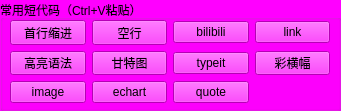
   <widget class="QGroupBox" name="groupBox">
    <property name="geometry">
     <rect>
      <x>10</x>
      <y>410</y>
      <width>341</width>
      <height>111</height>
     </rect>
    </property>
    <property name="palette">
     <palette>
      <active>
       <colorrole role="WindowText">
        <brush brushstyle="SolidPattern">
         <color alpha="255">
          <red>0</red>
          <green>0</green>
          <blue>0</blue>
         </color>
        </brush>
       </colorrole>
       <colorrole role="Button">
        <brush brushstyle="SolidPattern">
         <color alpha="255">
          <red>255</red>
          <green>0</green>
          <blue>255</blue>
         </color>
        </brush>
       </colorrole>
       <colorrole role="Light">
        <brush brushstyle="SolidPattern">
         <color alpha="255">
          <red>255</red>
          <green>127</green>
          <blue>255</blue>
         </color>
        </brush>
       </colorrole>
       <colorrole role="Midlight">
        <brush brushstyle="SolidPattern">
         <color alpha="255">
          <red>255</red>
          <green>63</green>
          <blue>255</blue>
         </color>
        </brush>
       </colorrole>
       <colorrole role="Dark">
        <brush brushstyle="SolidPattern">
         <color alpha="255">
          <red>127</red>
          <green>0</green>
          <blue>127</blue>
         </color>
        </brush>
       </colorrole>
       <colorrole role="Mid">
        <brush brushstyle="SolidPattern">
         <color alpha="255">
          <red>170</red>
          <green>0</green>
          <blue>170</blue>
         </color>
        </brush>
       </colorrole>
       <colorrole role="Text">
        <brush brushstyle="SolidPattern">
         <color alpha="255">
          <red>0</red>
          <green>0</green>
          <blue>0</blue>
         </color>
        </brush>
       </colorrole>
       <colorrole role="BrightText">
        <brush brushstyle="SolidPattern">
         <color alpha="255">
          <red>255</red>
          <green>255</green>
          <blue>255</blue>
         </color>
        </brush>
       </colorrole>
       <colorrole role="ButtonText">
        <brush brushstyle="SolidPattern">
         <color alpha="255">
          <red>0</red>
          <green>0</green>
          <blue>0</blue>
         </color>
        </brush>
       </colorrole>
       <colorrole role="Base">
        <brush brushstyle="SolidPattern">
         <color alpha="255">
          <red>255</red>
          <green>255</green>
          <blue>255</blue>
         </color>
        </brush>
       </colorrole>
       <colorrole role="Window">
        <brush brushstyle="SolidPattern">
         <color alpha="255">
          <red>255</red>
          <green>0</green>
          <blue>255</blue>
         </color>
        </brush>
       </colorrole>
       <colorrole role="Shadow">
        <brush brushstyle="SolidPattern">
         <color alpha="255">
          <red>0</red>
          <green>0</green>
          <blue>0</blue>
         </color>
        </brush>
       </colorrole>
       <colorrole role="AlternateBase">
        <brush brushstyle="SolidPattern">
         <color alpha="255">
          <red>255</red>
          <green>127</green>
          <blue>255</blue>
         </color>
        </brush>
       </colorrole>
       <colorrole role="ToolTipBase">
        <brush brushstyle="SolidPattern">
         <color alpha="255">
          <red>255</red>
          <green>255</green>
          <blue>220</blue>
         </color>
        </brush>
       </colorrole>
       <colorrole role="ToolTipText">
        <brush brushstyle="SolidPattern">
         <color alpha="255">
          <red>0</red>
          <green>0</green>
          <blue>0</blue>
         </color>
        </brush>
       </colorrole>
      </active>
      <inactive>
       <colorrole role="WindowText">
        <brush brushstyle="SolidPattern">
         <color alpha="255">
          <red>0</red>
          <green>0</green>
          <blue>0</blue>
         </color>
        </brush>
       </colorrole>
       <colorrole role="Button">
        <brush brushstyle="SolidPattern">
         <color alpha="255">
          <red>255</red>
          <green>0</green>
          <blue>255</blue>
         </color>
        </brush>
       </colorrole>
       <colorrole role="Light">
        <brush brushstyle="SolidPattern">
         <color alpha="255">
          <red>255</red>
          <green>127</green>
          <blue>255</blue>
         </color>
        </brush>
       </colorrole>
       <colorrole role="Midlight">
        <brush brushstyle="SolidPattern">
         <color alpha="255">
          <red>255</red>
          <green>63</green>
          <blue>255</blue>
         </color>
        </brush>
       </colorrole>
       <colorrole role="Dark">
        <brush brushstyle="SolidPattern">
         <color alpha="255">
          <red>127</red>
          <green>0</green>
          <blue>127</blue>
         </color>
        </brush>
       </colorrole>
       <colorrole role="Mid">
        <brush brushstyle="SolidPattern">
         <color alpha="255">
          <red>170</red>
          <green>0</green>
          <blue>170</blue>
         </color>
        </brush>
       </colorrole>
       <colorrole role="Text">
        <brush brushstyle="SolidPattern">
         <color alpha="255">
          <red>0</red>
          <green>0</green>
          <blue>0</blue>
         </color>
        </brush>
       </colorrole>
       <colorrole role="BrightText">
        <brush brushstyle="SolidPattern">
         <color alpha="255">
          <red>255</red>
          <green>255</green>
          <blue>255</blue>
         </color>
        </brush>
       </colorrole>
       <colorrole role="ButtonText">
        <brush brushstyle="SolidPattern">
         <color alpha="255">
          <red>0</red>
          <green>0</green>
          <blue>0</blue>
         </color>
        </brush>
       </colorrole>
       <colorrole role="Base">
        <brush brushstyle="SolidPattern">
         <color alpha="255">
          <red>255</red>
          <green>255</green>
          <blue>255</blue>
         </color>
        </brush>
       </colorrole>
       <colorrole role="Window">
        <brush brushstyle="SolidPattern">
         <color alpha="255">
          <red>255</red>
          <green>0</green>
          <blue>255</blue>
         </color>
        </brush>
       </colorrole>
       <colorrole role="Shadow">
        <brush brushstyle="SolidPattern">
         <color alpha="255">
          <red>0</red>
          <green>0</green>
          <blue>0</blue>
         </color>
        </brush>
       </colorrole>
       <colorrole role="AlternateBase">
        <brush brushstyle="SolidPattern">
         <color alpha="255">
          <red>255</red>
          <green>127</green>
          <blue>255</blue>
         </color>
        </brush>
       </colorrole>
       <colorrole role="ToolTipBase">
        <brush brushstyle="SolidPattern">
         <color alpha="255">
          <red>255</red>
          <green>255</green>
          <blue>220</blue>
         </color>
        </brush>
       </colorrole>
       <colorrole role="ToolTipText">
        <brush brushstyle="SolidPattern">
         <color alpha="255">
          <red>0</red>
          <green>0</green>
          <blue>0</blue>
         </color>
        </brush>
       </colorrole>
      </inactive>
      <disabled>
       <colorrole role="WindowText">
        <brush brushstyle="SolidPattern">
         <color alpha="255">
          <red>127</red>
          <green>0</green>
          <blue>127</blue>
         </color>
        </brush>
       </colorrole>
       <colorrole role="Button">
        <brush brushstyle="SolidPattern">
         <color alpha="255">
          <red>255</red>
          <green>0</green>
          <blue>255</blue>
         </color>
        </brush>
       </colorrole>
       <colorrole role="Light">
        <brush brushstyle="SolidPattern">
         <color alpha="255">
          <red>255</red>
          <green>127</green>
          <blue>255</blue>
         </color>
        </brush>
       </colorrole>
       <colorrole role="Midlight">
        <brush brushstyle="SolidPattern">
         <color alpha="255">
          <red>255</red>
          <green>63</green>
          <blue>255</blue>
         </color>
        </brush>
       </colorrole>
       <colorrole role="Dark">
        <brush brushstyle="SolidPattern">
         <color alpha="255">
          <red>127</red>
          <green>0</green>
          <blue>127</blue>
         </color>
        </brush>
       </colorrole>
       <colorrole role="Mid">
        <brush brushstyle="SolidPattern">
         <color alpha="255">
          <red>170</red>
          <green>0</green>
          <blue>170</blue>
         </color>
        </brush>
       </colorrole>
       <colorrole role="Text">
        <brush brushstyle="SolidPattern">
         <color alpha="255">
          <red>127</red>
          <green>0</green>
          <blue>127</blue>
         </color>
        </brush>
       </colorrole>
       <colorrole role="BrightText">
        <brush brushstyle="SolidPattern">
         <color alpha="255">
          <red>255</red>
          <green>255</green>
          <blue>255</blue>
         </color>
        </brush>
       </colorrole>
       <colorrole role="ButtonText">
        <brush brushstyle="SolidPattern">
         <color alpha="255">
          <red>127</red>
          <green>0</green>
          <blue>127</blue>
         </color>
        </brush>
       </colorrole>
       <colorrole role="Base">
        <brush brushstyle="SolidPattern">
         <color alpha="255">
          <red>255</red>
          <green>0</green>
          <blue>255</blue>
         </color>
        </brush>
       </colorrole>
       <colorrole role="Window">
        <brush brushstyle="SolidPattern">
         <color alpha="255">
          <red>255</red>
          <green>0</green>
          <blue>255</blue>
         </color>
        </brush>
       </colorrole>
       <colorrole role="Shadow">
        <brush brushstyle="SolidPattern">
         <color alpha="255">
          <red>0</red>
          <green>0</green>
          <blue>0</blue>
         </color>
        </brush>
       </colorrole>
       <colorrole role="AlternateBase">
        <brush brushstyle="SolidPattern">
         <color alpha="255">
          <red>255</red>
          <green>0</green>
          <blue>255</blue>
         </color>
        </brush>
       </colorrole>
       <colorrole role="ToolTipBase">
        <brush brushstyle="SolidPattern">
         <color alpha="255">
          <red>255</red>
          <green>255</green>
          <blue>220</blue>
         </color>
        </brush>
       </colorrole>
       <colorrole role="ToolTipText">
        <brush brushstyle="SolidPattern">
         <color alpha="255">
          <red>0</red>
          <green>0</green>
          <blue>0</blue>
         </color>
        </brush>
       </colorrole>
      </disabled>
     </palette>
    </property>
    <property name="title">
     <string>常用短代码（Ctrl+V粘贴）</string>
    </property>
    <widget class="QWidget" name="gridLayoutWidget_2">
     <property name="geometry">
      <rect>
       <x>10</x>
       <y>20</y>
       <width>320</width>
       <height>83</height>
      </rect>
     </property>
     <layout class="QGridLayout" name="gridLayout_2">
      <item row="0" column="0">
       <widget class="QPushButton" name="PB_suojin">
        <property name="text">
         <string>首行缩进</string>
        </property>
       </widget>
      </item>
      <item row="2" column="1">
       <widget class="QPushButton" name="PB_echart">
        <property name="text">
         <string>echart</string>
        </property>
       </widget>
      </item>
      <item row="1" column="0">
       <widget class="QPushButton" name="PB_highlight">
        <property name="text">
         <string>高亮语法</string>
        </property>
       </widget>
      </item>
      <item row="1" column="2">
       <widget class="QPushButton" name="PB_typeit">
        <property name="text">
         <string>typeit</string>
        </property>
       </widget>
      </item>
      <item row="2" column="2">
       <widget class="QPushButton" name="PB_quote">
        <property name="text">
         <string>quote</string>
        </property>
       </widget>
      </item>
      <item row="1" column="1">
       <widget class="QPushButton" name="PB_mermaid">
        <property name="text">
         <string>甘特图</string>
        </property>
       </widget>
      </item>
      <item row="0" column="2">
       <widget class="QPushButton" name="PB_bilibili">
        <property name="text">
         <string>bilibili</string>
        </property>
       </widget>
      </item>
      <item row="2" column="0">
       <widget class="QPushButton" name="PB_image">
        <property name="text">
         <string>image</string>
        </property>
       </widget>
      </item>
      <item row="0" column="3">
       <widget class="QPushButton" name="PB_link">
        <property name="text">
         <string>link</string>
        </property>
       </widget>
      </item>
      <item row="1" column="3">
       <widget class="QPushButton" name="PB_admonition">
        <property name="text">
         <string>彩横幅</string>
        </property>
       </widget>
      </item>
      <item row="0" column="1">
       <widget class="QPushButton" name="PB_konghang">
        <property name="text">
         <string>空行</string>
        </property>
       </widget>
      </item>
     </layout>
    </widget>
   </widget>
